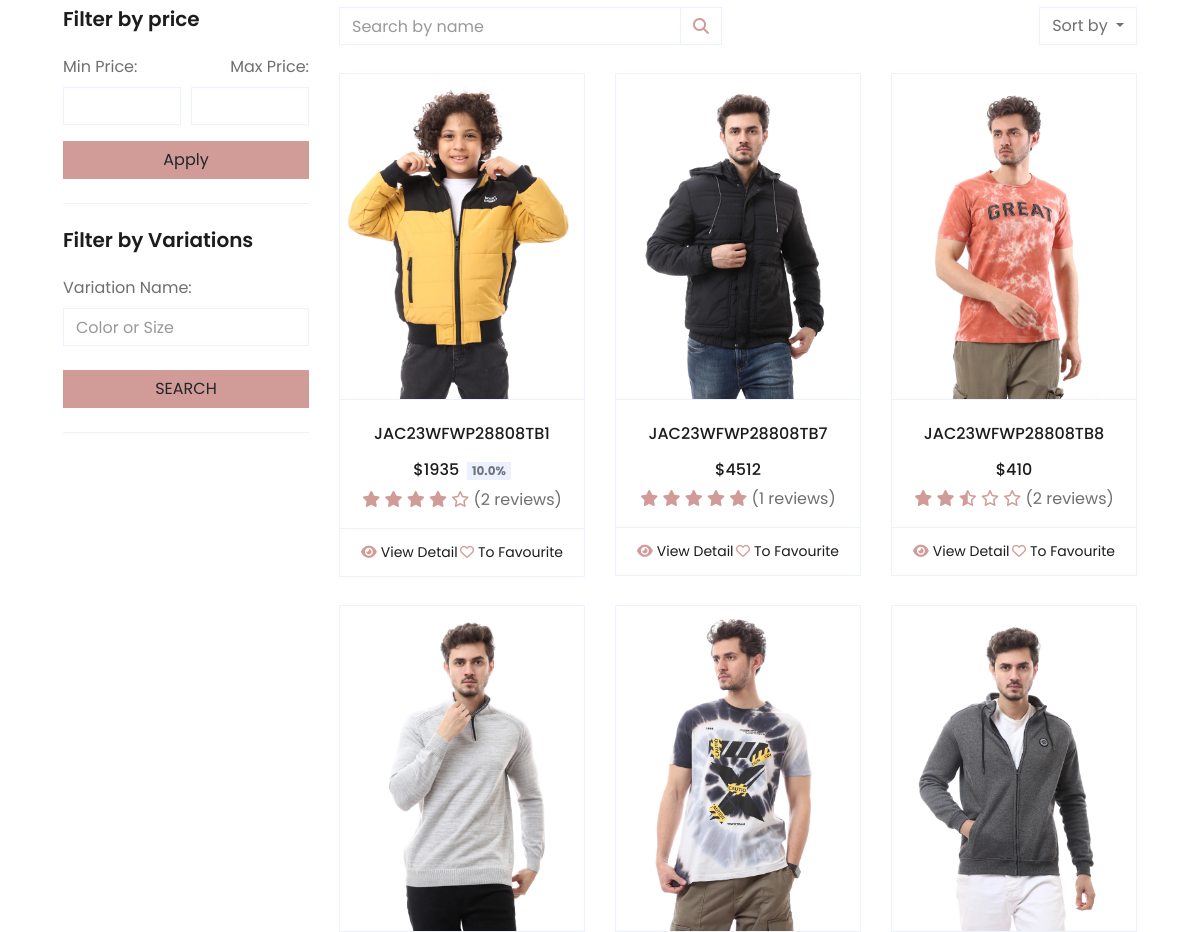
/products/ (middle part), run on an earlier commit of the app's database.
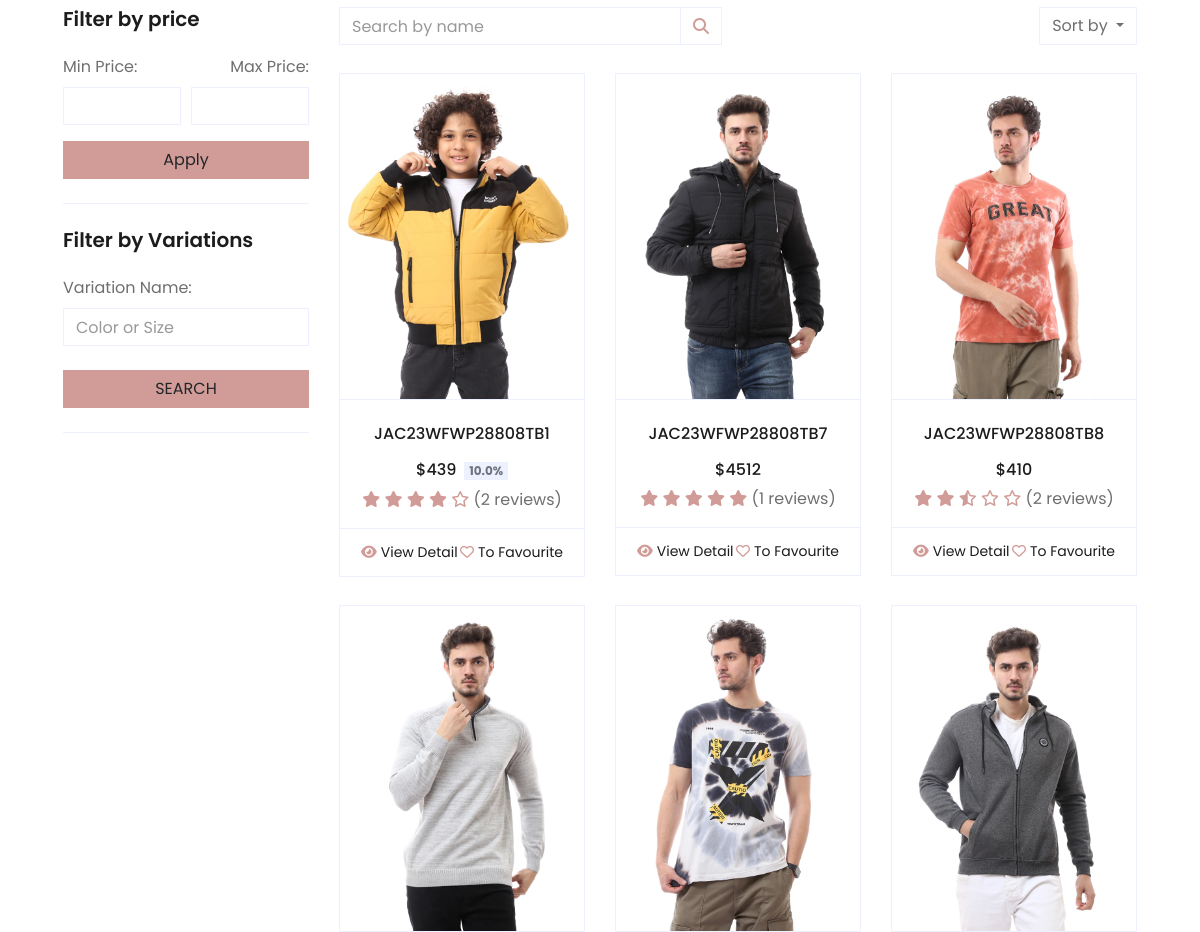
And on a later commit of the database.
### products/models.py (models this page shows, shortened)
class Product(models.Model):
    name = models.CharField(unique=True, max_length=50)
    image = models.ImageField(upload_to='product/')
    stock = models.IntegerField(default=1)
    price = models.IntegerField(default=0)
    discount = models.FloatField(default=0)
    description = models.TextField(max_length=10000)
    created_at = models.DateTimeField( default=timezone.now)
    slug = models.SlugField(null=True,blank=True , unique=True)
    views = models.PositiveIntegerField(default=0)
    is_available = models.BooleanField(default=True)
    tags = TaggableManager()
    subcategory = models.ForeignKey("Subcategory",related_name='product_subcategory',null=True,blank=True, on_delete=models.CASCADE)
    PRDBrand = models.ForeignKey('Brand' ,related_name='product_brand', on_delete=models.CASCADE , blank=True, null=True ,verbose_name=_("Brand "))
    like = models.ManyToManyField(User , blank=True,related_name='product_favourite')
    class Meta:
        ordering = ["name"]
    def avr_review(self):
        reviews = ReviewRating.objects.filter(product=self , status=True).aggregate(average=Avg('rating'))
        avg =0
        if reviews['average'] is not None:
            avg = float(reviews['average'])
        return avg
    def count_review(self):
        reviews = ReviewRating.objects.filter(product=self , status=True).aggregate(count=Count('rating'))
        count = 0
        if reviews['count'] is not None:
            count = int(reviews['count'])
        return count
    def get_absolute_url(self):
        return reverse("product_detail", args=[self.subcategory.id,self.slug])
    def __str__(self):
        return self.name

### products/views.py (the view, shortened to what this page needs)
# urls.py: path('', product_list ,name = 'product_list'),
def product_list(request , subcategory_id=None , brand_slug=None , tag_slug=None):
    categories = None
    brands = None
    tags = None
    if subcategory_id != None :
        categories = get_object_or_404(Subcategory,id = subcategory_id)
        products = Product.objects.filter(subcategory=categories  ,is_available=True)
        paginator = Paginator(products,6)
        page = request.GET.get('page')
        paged_product = paginator.get_page(page)
        product_count = products.count()
    else :
        products = Product.objects.filter(is_available=True)
        paginator = Paginator(products,6)
        page = request.GET.get('page')
        paged_product = paginator.get_page(page)
        product_count = products.count()
    context={
        'products':paged_product,
    }
    return render(request , 'products/product_list.html' , context )

### accounts/favourite_context.py (called while the page is built, shortened)
def counter(request):
    product_count = 0
    return dict(product_count=product_count)

### carts/cart_context.py (called while the page is built)
def cart_count(request):
    cart_counter = 0
    if 'admin' in request.path:
        return{}
    else:
        try:
            cart = Cart.objects.filter(cart_id=_cart_id(request))
            if request.user.is_authenticated:
                cart_items = CartItem.objects.all().filter(user=request.user)
            else:
                cart_items = CartItem.objects.all().filter(cart=cart[:1])
            for cart_item in cart_items:
                cart_counter += cart_item.quantity
        except Cart.DoesNotExist :
            cart_counter = 0
    return dict(cart_counter=cart_counter)

### carts/views.py (called while the page is built)
def _cart_id(request):
    cart = request.session.session_key
    if not cart:
        cart = request.session.create()
    return cart

### products/models.py (called while the page is built)
    def get_url(self):
        return reverse('product_by_subcategory',args=[self.id])

    def get_url(self):
        return reverse('product_by_brand',args=[self.slug])

    def __str__(self):
        return self.BRDName

### products/templates/products/product_list.html (shortened to what the changed rows need)
{% extends "base.html" %}
{% load static %}
{% block body %}
<div class="container-fluid pt-5">
    <div class="row px-xl-5">
        <div class="col-lg-9 col-md-12">
            <div class="row pb-3">
                {% if products %}
                {% for product in products %}
                <div class="col-lg-4 col-md-6 col-sm-12 pb-1">
                    <div class="card product-item border-0 mb-4">
                        <div
                            class="card-header product-img position-relative overflow-hidden bg-transparent border p-0">
                            <img class="img-fluid w-100" src="{{product.image.url}}" alt="">
                        </div>
                        <div class="card-body border-left border-right text-center p-0 pt-4 pb-3">
                            <h6 class="text-truncate mb-3">{{product}}</h6>
                            <div class="d-flex justify-content-center">
                                <h6>${{product.price}}</h6>
                                {% if product.discount == 0 %}
                                {% else %}
                                <h6 class="text-muted ml-2"><span
                                class="badge bg-secondary">{{product.discount}}%</span></h6>
                                {% endif %}
                            </div>
                            <div class="rating-star">
                                <span>
                                    <i class="fa fa-star{% if product.avr_review < 0.5%}-o{% elif product.avr_review >= 0.5 and product.avr_review < 1%}-half-o{%endif%}"
                                        aria-hidden="true"></i>
                                    <i class="fa fa-star{% if product.avr_review < 1.5%}-o{% elif product.avr_review >= 1.5 and product.avr_review < 2%}-half-o{%endif%}"
                                        aria-hidden="true"></i>
                                    <i class="fa fa-star{% if product.avr_review < 2.5%}-o{% elif product.avr_review >= 2.5 and product.avr_review < 3%}-half-o{%endif%}"
                                        aria-hidden="true"></i>
                                    <i class="fa fa-star{% if product.avr_review < 3.5%}-o{% elif product.avr_review >= 3.5 and product.avr_review < 4%}-half-o{%endif%}"
                                        aria-hidden="true"></i>
                                    <i class="fa fa-star{% if product.avr_review < 4.5%}-o{% elif product.avr_review >= 4.5 and product.avr_review < 5%}-half-o{%endif%}"
                                        aria-hidden="true"></i>
                                </span>({{product.count_review}} reviews)
                            </div>
                        </div>
                        <div class="card-footer d-flex justify-content-between bg-light border">
                            <a href="{{product.get_absolute_url}}" class="btn btn-sm text-dark p-0"><i
                                    class="fas fa-eye text-primary mr-1"></i>View Detail</a>
                            {% if request.user in product.like.all %}
                            <a href="{% url 'add_to_favourit' product.id%}" class="btn btn-sm text-dark p-0"><i
                                    class="fa-solid fa-heart text-primary mr-1"></i>Remove</a>
                            {% else %}
                            <a href="{% url 'add_to_favourit' product.id%}" class="btn btn-sm text-dark p-0"><i
                                    class="fa-regular fa-heart text-primary mr-1"></i>To Favourite</a>
                            {% endif %}
                        </div>
                    </div>
                </div>
                {% endfor %}
                {% else %}
                <div class="col-12 text-center">
                    <h2>Nothing Found , PLS Try Again</h2>
                </div>
                {% endif %}
            </div>
        </div>
    </div>
</div>
{% endblock body %}

What changed in the data, as far as the page shows it:
changed Product "JAC23WFWP28808TB1": price "1935" → "439"
